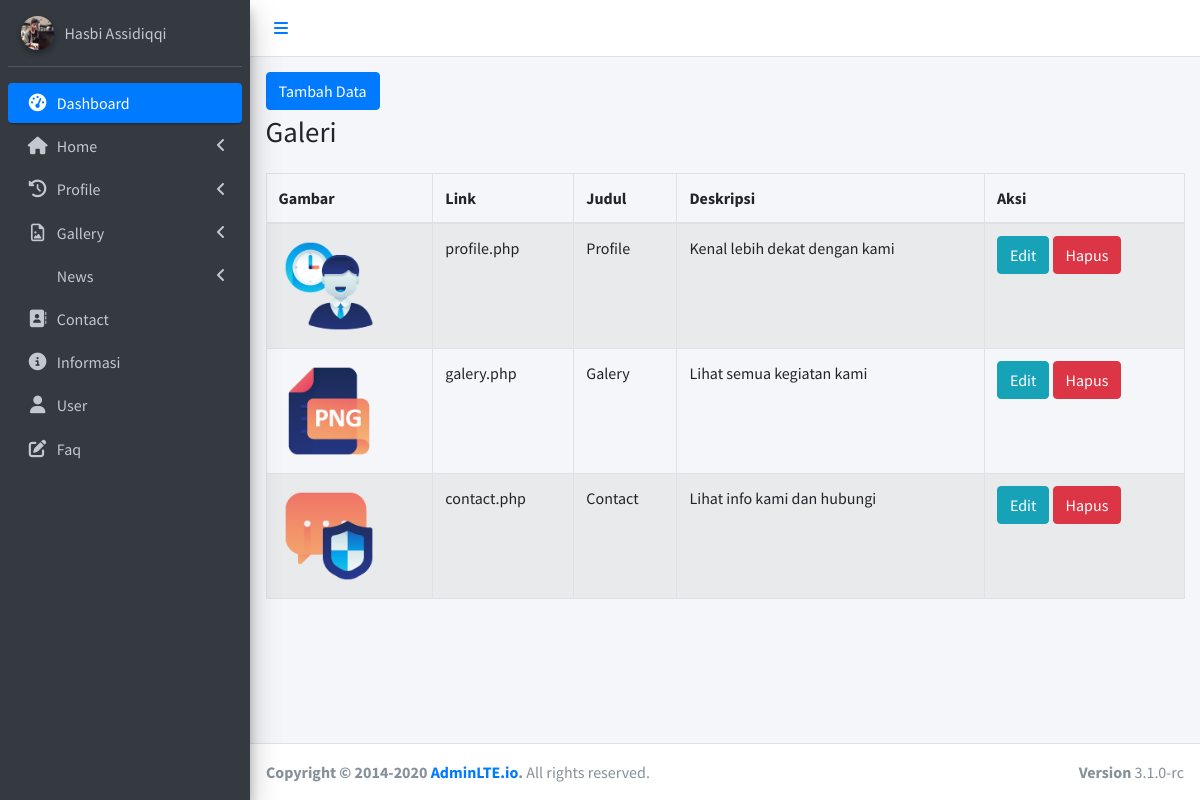
The page /admin/item-home.php on the database its author committed.
### tables this page shows
CREATE TABLE `item_home` (
  `id` int(11) NOT NULL,
  `gambar` varchar(255) NOT NULL,
  `link` varchar(255) NOT NULL,
  `judul` varchar(225) NOT NULL,
  `deskripsi` text NOT NULL
);

### admin/item-home.php (the view, shortened to what this page needs)
<!DOCTYPE html>
<html lang="en">
<head>
    <?php require_once 'link.php'; ?>
</head>
<body class="hold-transition sidebar-mini layout-fixed">
    <div class="wrapper">
        <?php include 'header.php'; ?>
        <aside class="main-sidebar sidebar-dark-primary elevation-4">
            <div class="sidebar">
                <div class="user-panel mt-3 pb-3 mb-3 d-flex">
                    <div class="image">
                        <img src="images/profile.png" class="img-circle elevation-2" alt="User Image">
                    </div>
                    <div class="info">
                        <a href="#" class="d-block">Hasbi Assidiqqi</a>
                    </div>
                </div>
                <nav class="mt-2">
                    <ul class="nav nav-pills nav-sidebar flex-column" data-widget="treeview" role="menu"
                        data-accordion="false">
                        <li class="nav-item menu-open">
                            <a href="index.php" class="nav-link active">
                                <i class="nav-icon fas fa-tachometer-alt"></i>
                                <p>
                                    Dashboard
                                </p>
                            </a>
                        </li>
                        <li class="nav-item">
                            <a href="#" class="nav-link">
                                <i class="nav-icon fas fa-home"></i>
                                <p>
                                    Home
                                    <i class="fas fa-angle-left right"></i>
                                </p>
                            </a>
                        </li>
                        <li class="nav-item">
                            <a href="#" class="nav-link">
                                <i class="nav-icon fas fa-history"></i>
                                <p>
                                    Profile
                                    <i class="right fas fa-angle-left"></i>
                                </p>
                            </a>
                        </li>
                        <li class="nav-item">
                            <a href="#" class="nav-link">
                                <i class="nav-icon fa fa-file-image-o"></i>
                                <p>
                                    Gallery
                                    <i class="fas fa-angle-left right"></i>
                                </p>
                            </a>
                        </li>
                        <li class="nav-item">
                            <a href="news.php" class="nav-link">
                                <p>
                                    News
                                    <i class="fas fa-angle-left right"></i>
                                </p>
                            </a>
                        </li>
                        <li class="nav-item">
                            <a href="contact.php" class="nav-link">
                                <i class="nav-icon fas fa-address-book"></i>
                                <p>
                                    Contact
                                </p>
                            </a>
                        </li>
                        <li class="nav-item">
                            <a href="information.php" class="nav-link">
                                <i class="nav-icon fas fa fa-info-circle"></i>
                                <p>
                                    Informasi
                                </p>
                            </a>
                        </li>
                        <li class="nav-item">
                            <a href="user.php" class="nav-link">
                                <i class="nav-icon fas fa-user"></i>
                                <p>
                                    User
                                </p>
                            </a>
                        </li>
                        <li class="nav-item">
                            <a href="faq.php" class="nav-link">
                                <i class="nav-icon fas fa-edit"></i>
                                <p>
                                    Faq
                                </p>
                            </a>
                        </li>
                    </ul>
                </nav>
            </div>
        </aside>
        <div class="content-wrapper">
            <div class="content-header">
                <div class="container-fluid">
                    <a href="create-item-home.php" class="btn btn-primary" style="margin-bottom:5px;">Tambah Data</a>
                    <div class="row mb-2">
                        <div class="col-sm-6">
                            <h1 class="m-0">Galeri</h1>
                        </div>
                    </div>
                </div>
            </div>
            <section class="content">
                <div class="container-fluid">
                    <div class="row">
                        <div class="col-md-12">
                            <div class="panel-body">
                                <div class="table-responsive">
                                    <table class="table table-striped table-bordered table-hover">
                                        <thead>
                                            <tr>
                                                <th>Gambar</th>
                                                <th>Link</th>
                                                <th>Judul</th>
                                                <th>Deskripsi</th>
                                                <th>Aksi</th>
                                            </tr>
                                        </thead>
                                        <tbody>
                                            <?php
                                            $koneksi = koneksiUts();
                                            $data = mysqli_query($koneksi, "SELECT * FROM item_home ORDER BY id DESC");
                                            while ($row = mysqli_fetch_array($data)){
                                            ?>
                                            <tr>
                                                <td><img src="images/<?= $row['gambar'];?>" alt="" height="100px">
                                                </td>
                                                <td><?= $row['link'];?></td>
                                                <td><?= $row['judul'];?></td>
                                                <td><?= $row['deskripsi'];?></td>
                                                <td>
                                                    <a href="update-item-home.php?&id=<?= $row["id"]; ?>"
                                                        class="btn btn-info">Edit</a>
                                                    <a href="hapus-item-home.php?&id=<?= $row["id"];?>"
                                                        class="btn btn-danger"
                                                        onclick="return confirm('yakin data dihapus');">Hapus</a>
                                                </td>
                                            </tr>
                                            <?php $i++;
                                            }
                                            ?>
                                        </tbody>
                                    </table>
                                </div>
                            </div>
                        </div>
                    </div>
                </div>
            </section>
        </div>
        <?php include 'footer.php'; ?>
    </div>
</body>
</html>

### rows shown on the page
item_home: gambar (picture), link "profile.php", judul "Profile", deskripsi "Kenal lebih dekat dengan kami"
item_home: gambar (picture), link "galery.php", judul "Galery", deskripsi "Lihat semua kegiatan kami"
item_home: gambar (picture), link "contact.php", judul "Contact", deskripsi "Lihat info kami dan hubungi"
